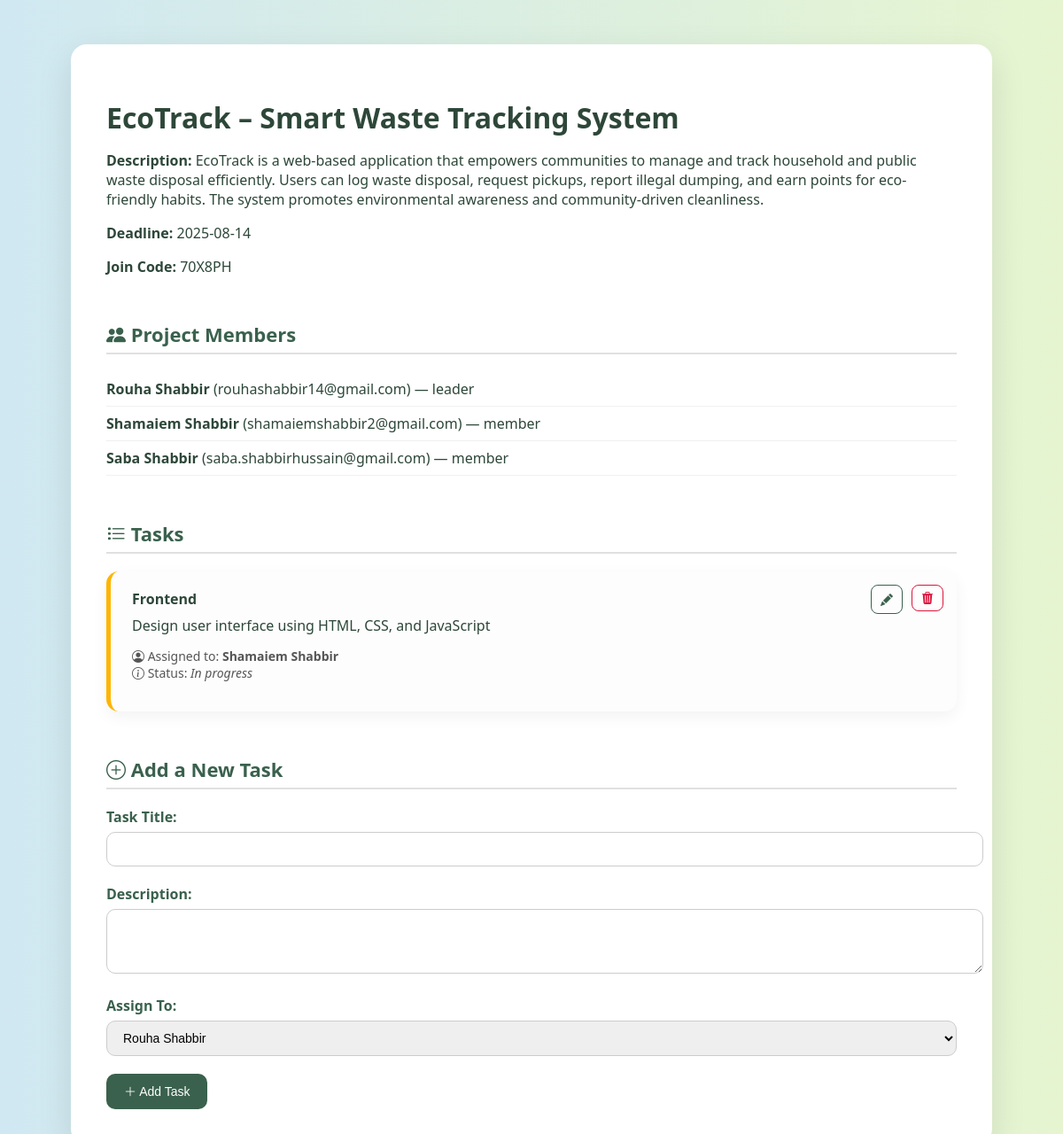
Screenshot of /project/3 (signed in) with the database file from the repository.
### tables this page shows
CREATE TABLE projects (
    id INTEGER PRIMARY KEY AUTOINCREMENT,
    title TEXT NOT NULL,
    description TEXT,
    deadline DATE,
    created_by INTEGER,
    created_at TIMESTAMP DEFAULT CURRENT_TIMESTAMP, join_code TEXT,
    FOREIGN KEY (created_by) REFERENCES users(id)
);

CREATE TABLE project_members (
    id INTEGER PRIMARY KEY AUTOINCREMENT,
    project_id INTEGER,
    user_id INTEGER,
    role TEXT CHECK(role IN ('leader', 'member')) DEFAULT 'member',
    FOREIGN KEY (project_id) REFERENCES projects(id),
    FOREIGN KEY (user_id) REFERENCES users(id)
);

CREATE TABLE users (
        id INTEGER PRIMARY KEY AUTOINCREMENT,
        name TEXT NOT NULL,
        email TEXT NOT NULL UNIQUE,
        password TEXT NOT NULL,
        created_at TIMESTAMP DEFAULT CURRENT_TIMESTAMP
    );

CREATE TABLE tasks (
            id INTEGER PRIMARY KEY AUTOINCREMENT,
            title TEXT NOT NULL,
            description TEXT,
            status TEXT CHECK(status IN ('not started', 'in progress', 'completed')) DEFAULT 'not started',
            assigned_to INTEGER,
            project_id INTEGER,
            FOREIGN KEY (assigned_to) REFERENCES users(id),
            FOREIGN KEY (project_id) REFERENCES projects(id)
        );

### app.py (the view, shortened to what this page needs)
@app.route('/project/<int:project_id>', methods=['GET', 'POST'])
def project_details(project_id):
    if 'user_id' not in session:
        return redirect('/login')
    conn = get_db_connection()
    conn.row_factory = sqlite3.Row
    c = conn.cursor()
    user_id = session['user_id']
    c.execute("SELECT * FROM projects WHERE id = ?", (project_id,))
    project = c.fetchone()
    c.execute("SELECT role FROM project_members WHERE project_id = ? AND user_id = ?", (project_id, user_id))
    role = c.fetchone()
    is_leader = role and role['role'] == 'leader'
    c.execute("""
        SELECT u.id, u.name, u.email, pm.role
        FROM project_members pm
        JOIN users u ON pm.user_id = u.id
        WHERE pm.project_id = ?
    """, (project_id,))
    members = c.fetchall()
    c.execute("""
    SELECT t.id, t.title, t.description, t.status, t.assigned_to, u.name as assignee_name
    FROM tasks t
    JOIN users u ON t.assigned_to = u.id
    WHERE t.project_id = ?
""", (project_id,))
    tasks = c.fetchall()
    conn.close()
    return render_template('project_details.html',
                           project=project,
                           members=members,
                           tasks=tasks,
                           is_leader=is_leader)

### app.py (called while the page is built)
def get_db_connection():
    conn = sqlite3.connect('data.db')
    conn.row_factory = sqlite3.Row
    return conn

### templates/project_details.html (shortened to what this page needs)
<!DOCTYPE html>
<html>
<head>
  <link rel="stylesheet" href="https://cdn.jsdelivr.net/npm/bootstrap-icons@1.10.5/font/bootstrap-icons.css">
</head>
<body>
  <div class="container">
    <h1>{{ project['title'] }}</h1>
    <p><strong>Description:</strong> {{ project['description'] }}</p>
    <p><strong>Deadline:</strong> {{ project['deadline'] }}</p>
    <p><strong>Join Code:</strong> {{ project['join_code'] }}</p>
    <div class="section">
      <h3><i class="bi bi-people-fill"></i> Project Members</h3>
      <ul>
        {% for m in members %}
          <li><strong>{{ m['name'] }}</strong> ({{ m['email'] }}) — {{ m['role'] }}</li>
        {% endfor %}
      </ul>
    </div>
    <div class="section">
      <h3><i class="bi bi-list-task"></i> Tasks</h3>
      {% if tasks %}
        {% for task in tasks %}
          <div class="task-card"
               style="border-left-color:
                 {% if task['status'] == 'not started' %}#999
                 {% elif task['status'] == 'in progress' %}#ffb400
                 {% elif task['status'] == 'completed' %}#28a745
                 {% else %}#ccc{% endif %};">
            <h4 style="margin: 0 0 8px;">{{ task['title'] }}</h4>
            <p style="margin: 0 0 8px;">{{ task['description'] }}</p>
            <p style="font-size: 14px; color: #555;">
              <i class="bi bi-person-circle"></i> Assigned to: <strong>{{ task['assignee_name'] }}</strong><br>
              <i class="bi bi-info-circle"></i> Status:
              {% if task['assigned_to']|int == session['user_id']|int %}
                <form method="POST" action="/update_task_status/{{ task['id'] }}" style="display: inline;">
                  <select name="status" onchange="this.form.submit()" style="padding: 4px 8px;">
                    <option value="not started" {% if task['status'] == 'not started' %}selected{% endif %}>Not Started</option>
                    <option value="in progress" {% if task['status'] == 'in progress' %}selected{% endif %}>In Progress</option>
                    <option value="completed" {% if task['status'] == 'completed' %}selected{% endif %}>Completed</option>
                  </select>
                </form>
              {% else %}
                <em>{{ task['status']|capitalize }}</em>
              {% endif %}
            </p>
            {% if is_leader %}
              <div style="position: absolute; top: 15px; right: 15px; display: flex; gap: 10px;">
                <a href="/edit_task/{{ task['id'] }}?project_id={{ project['id'] }}"
                   class="btn-sm btn-outline-primary" title="Edit Task">
                  <i class="bi bi-pencil-fill"></i>
                </a>
                <form method="POST" action="/delete_task/{{ task['id'] }}" style="display: inline;">
                  <button type="submit" class="btn-sm btn-outline-danger" title="Delete Task">
                    <i class="bi bi-trash3-fill"></i>
                  </button>
                </form>
              </div>
            {% endif %}
          </div>
        {% endfor %}
      {% else %}
        <p>No tasks added yet.</p>
      {% endif %}
    </div>
    {% if is_leader %}
    <div class="section">
      <h3><i class="bi bi-plus-circle"></i> Add a New Task</h3>
      <form method="POST">
        <div class="form-group">
          <label for="task_title">Task Title:</label>
          <input type="text" name="task_title" id="task_title" required>
        </div>
        <div class="form-group">
          <label for="task_description">Description:</label>
          <textarea name="task_description" id="task_description" rows="3"></textarea>
        </div>
        <div class="form-group">
          <label for="assigned_to">Assign To:</label>
          <select name="assigned_to" id="assigned_to">
            {% for member in members %}
              <option value="{{ member.id }}">{{ member.name }}</option>
            {% endfor %}
          </select>
        </div>
        <button type="submit"><i class="bi bi-plus-lg"></i> Add Task</button>
      </form>
    </div>
    {% endif %}
  </div>
</body>
</html>

### templates/project_details.html (style rules this page uses)
body { font-family: 'Segoe UI', sans-serif; background: linear-gradient(to right, #d0e8f2, #e6f5d0); margin: 0; padding: 50px 20px; color: #2d4739; }
.container { background: white; max-width: 960px; margin: auto; padding: 40px; border-radius: 18px; box-shadow: 0 14px 40px rgba(0, 0, 0, 0.1); }
h1 { font-size: 32px; font-weight: bold; margin-bottom: 10px; color: #2d4739; }
.section { margin-top: 50px; }
.section h3 { margin-bottom: 20px; font-size: 22px; color: #3a614d; border-bottom: 2px solid #e0e0e0; padding-bottom: 6px; }
ul { list-style: none; padding-left: 0; }
ul li { padding: 8px 0; border-bottom: 1px solid #f0f0f0; }
.task-card { background: #fdfdfd; border-left: 5px solid; border-radius: 14px; padding: 20px 24px; margin-bottom: 25px; position: relative; box-shadow: 0 6px 18px rgba(0,0,0,0.05); transition: transform 0.2s ease; }
.form-group { margin-bottom: 20px; }
input[type="text"], textarea, select { width: 100%; padding: 10px 14px; font-size: 15px; border: 1px solid #ccc; border-radius: 10px; }
label { font-weight: 600; color: #3a614d; margin-bottom: 6px; display: block; }
button { background-color: #3a614d; color: white; padding: 12px 20px; border: none; border-radius: 10px; font-size: 14px; cursor: pointer; transition: background 0.3s ease; }
.btn-sm { padding: 6px 10px; font-size: 14px; border-radius: 8px; }
.btn-outline-primary { background: none; border: 1px solid #3a614d; color: #3a614d; }
.btn-outline-danger { background: none; border: 1px solid crimson; color: crimson; }
select { font-size: 14px; }

### rows the page displays
projects: title "EcoTrack – Smart Waste Tracking System", description "EcoTrack is a web-based application that empowers communities to manage and track household and public waste disposal efficiently. Users can log waste disposal, request pickups, report illegal dumping, and earn points for eco-friendly habits. The system promotes environmental awareness and community-driven cleanliness.", deadline "2025-08-14", join_code "70X8PH"
project_members: name "Rouha Shabbir", email "rouhashabbir14@gmail.com", role "leader"
project_members: name "Shamaiem Shabbir", email "shamaiemshabbir2@gmail.com", role "member"
project_members: name "Saba Shabbir", email "saba.shabbirhussain@gmail.com", role "member"
tasks: title "Frontend", description "Design user interface using HTML, CSS, and JavaScript", assignee_name "Shamaiem Shabbir", status "In progress"

### other values shown
form field assigned_to "Rouha Shabbir"
